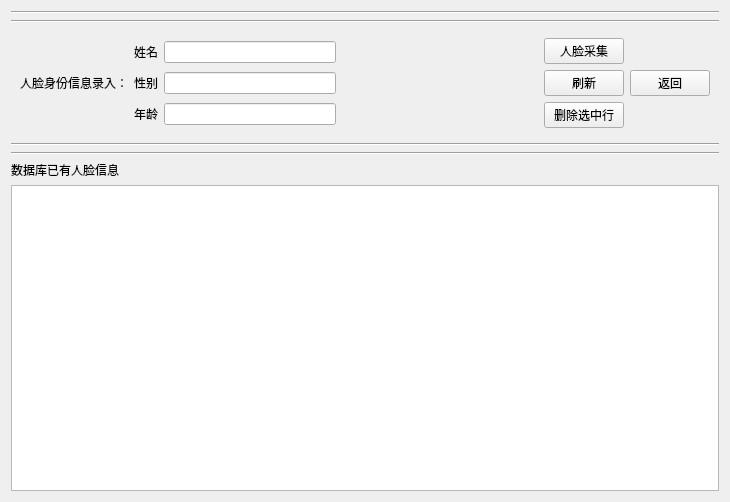
<?xml version="1.0" encoding="UTF-8"?>
<ui version="4.0">
 <class>takePhoto</class>
 <widget class="QWidget" name="takePhoto">
  <property name="geometry">
   <rect>
    <x>0</x>
    <y>0</y>
    <width>730</width>
    <height>502</height>
   </rect>
  </property>
  <property name="windowTitle">
   <string>Form</string>
  </property>
  <layout class="QVBoxLayout" name="verticalLayout_7">
   <item>
    <layout class="QVBoxLayout" name="verticalLayout_5">
     <item>
      <widget class="Line" name="line">
       <property name="orientation">
        <enum>Qt::Horizontal</enum>
       </property>
      </widget>
     </item>
     <item>
      <widget class="Line" name="line_2">
       <property name="orientation">
        <enum>Qt::Horizontal</enum>
       </property>
      </widget>
     </item>
    </layout>
   </item>
   <item>
    <widget class="QWidget" name="widget" native="true">
     <layout class="QHBoxLayout" name="horizontalLayout_4">
      <item>
       <widget class="QLabel" name="label">
        <property name="text">
         <string>人脸身份信息录入：</string>
        </property>
       </widget>
      </item>
      <item>
       <layout class="QVBoxLayout" name="verticalLayout">
        <item>
         <layout class="QHBoxLayout" name="horizontalLayout">
          <item>
           <widget class="QLabel" name="label_2">
            <property name="text">
             <string>姓名</string>
            </property>
           </widget>
          </item>
          <item>
           <widget class="QLineEdit" name="lineEdit"/>
          </item>
         </layout>
        </item>
        <item>
         <layout class="QHBoxLayout" name="horizontalLayout_2">
          <item>
           <widget class="QLabel" name="label_3">
            <property name="text">
             <string>性别</string>
            </property>
           </widget>
          </item>
          <item>
           <widget class="QLineEdit" name="lineEdit_2"/>
          </item>
         </layout>
        </item>
        <item>
         <layout class="QHBoxLayout" name="horizontalLayout_3">
          <item>
           <widget class="QLabel" name="label_4">
            <property name="text">
             <string>年龄</string>
            </property>
           </widget>
          </item>
          <item>
           <widget class="QLineEdit" name="lineEdit_3"/>
          </item>
         </layout>
        </item>
       </layout>
      </item>
      <item>
       <spacer name="horizontalSpacer">
        <property name="orientation">
         <enum>Qt::Horizontal</enum>
        </property>
        <property name="sizeHint" stdset="0">
         <size>
          <width>40</width>
          <height>20</height>
         </size>
        </property>
       </spacer>
      </item>
      <item>
       <layout class="QVBoxLayout" name="verticalLayout_4">
        <item>
         <widget class="QPushButton" name="pushButton">
          <property name="text">
           <string>人脸采集</string>
          </property>
         </widget>
        </item>
        <item>
         <widget class="QPushButton" name="refreshDBButton">
          <property name="text">
           <string>刷新</string>
          </property>
         </widget>
        </item>
        <item>
         <widget class="QPushButton" name="deleteLineButton">
          <property name="text">
           <string>删除选中行</string>
          </property>
         </widget>
        </item>
       </layout>
      </item>
      <item>
       <widget class="QPushButton" name="returnButton">
        <property name="text">
         <string>返回</string>
        </property>
       </widget>
      </item>
     </layout>
    </widget>
   </item>
   <item>
    <layout class="QVBoxLayout" name="verticalLayout_6">
     <item>
      <widget class="Line" name="line_3">
       <property name="orientation">
        <enum>Qt::Horizontal</enum>
       </property>
      </widget>
     </item>
     <item>
      <widget class="Line" name="line_4">
       <property name="orientation">
        <enum>Qt::Horizontal</enum>
       </property>
      </widget>
     </item>
    </layout>
   </item>
   <item>
    <layout class="QVBoxLayout" name="verticalLayout_3">
     <item>
      <layout class="QVBoxLayout" name="verticalLayout_2">
       <item>
        <widget class="QLabel" name="label_5">
         <property name="text">
          <string>数据库已有人脸信息</string>
         </property>
        </widget>
       </item>
       <item>
        <widget class="QTableView" name="tableView"/>
       </item>
      </layout>
     </item>
    </layout>
   </item>
  </layout>
 </widget>
 <resources/>
 <connections/>
</ui>
